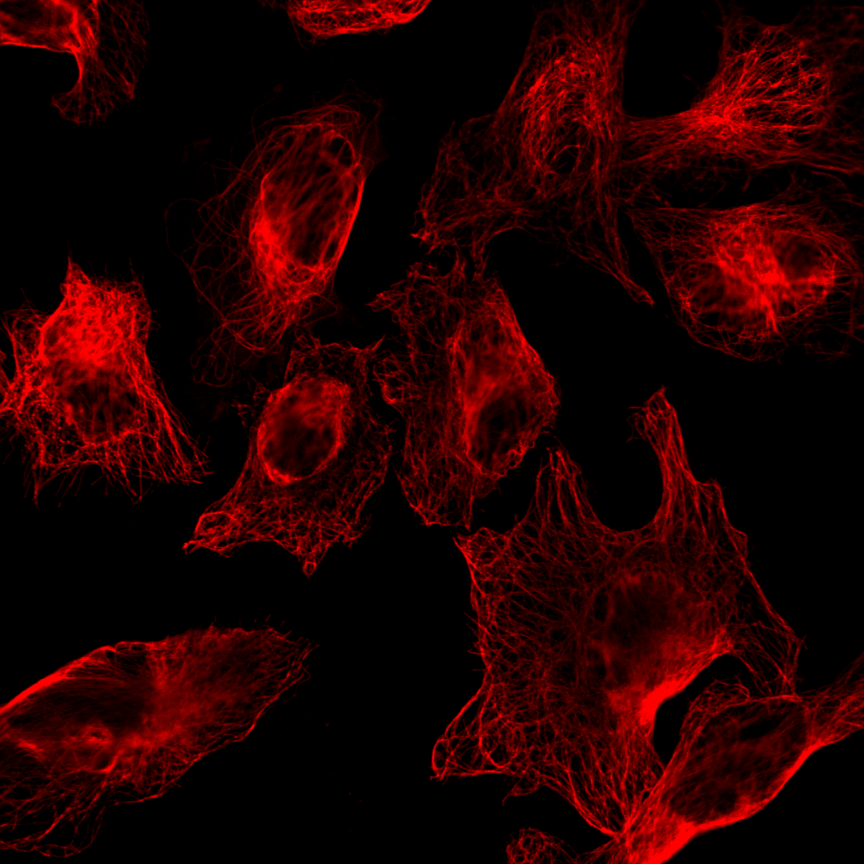
#> input picture image/生物图像-李英/20/20_B1_2_red.tif, 1728 x 1728 px, found by its file name (shown at 1/2 size)
$ python main.py   (older library calls are emulated)
#> lines starting #> are read from the running program, lines starting #| are printed output that depends on the picture
### zxz/Watershed.py
import numpy as np
from collections import deque

# Implementation of:
# Pierre Soille, Luc M. Vincent, "Determining watersheds in digital pictures via
# flooding simulations", Proc. SPIE 1360, Visual Communications and Image Processing
# '90: Fifth in a Series, (1 September 1990); doi: 10.1117/12.24211;
# http://dx.doi.org/10.1117/12.24211
class Watershed(object):
   # opject is an array of PNG file
   MASK = -2
   WSHD = 0
   INIT = -1
   INQE = -3

   def __init__(self, levels = 256):
      self.levels = levels

   # Neighbour (coordinates of) pixels, including the given pixel. 协调/坐标 像素
   def _get_neighbors(self, height, width, pixel):
      # print("\n\n\n\nget neighbours")
      # print(pixel)
      # print(height, width)
      return np.mgrid[ # split mesh
         max(0, pixel[0] - 5):min(height, pixel[0] + 5),
         max(0, pixel[1] - 5):min(width, pixel[1] + 5)
      ].reshape(2, -1).T # reshape and transpose the array

   def apply(self, image):
      current_label = 0
      flag = False
      fifo = deque()

      height, width = image.shape
      total = height * width
      labels = np.full((height, width), self.INIT, np.int32)

      reshaped_image = image.reshape(total)
      # [y, x] pairs of pixel coordinates of the flattened image.
      pixels = np.mgrid[0:height, 0:width].reshape(2, -1).T
      # Coordinates of neighbour pixels for each pixel.
      neighbours = np.array([self._get_neighbors(height, width, p) for p in pixels], )
      if len(neighbours.shape) == 3:
         # Case where all pixels have the same number of neighbours.
         neighbours = neighbours.reshape(height, width, -1, 2)
      else:
         # Case where pixels may have a different number of pixels.
         neighbours = neighbours.reshape(height, width)

      indices = np.argsort(reshaped_image)
      sorted_image = reshaped_image[indices]
      sorted_pixels = pixels[indices]

      # self.levels evenly spaced steps from minimum to maximum.
      levels = np.linspace(sorted_image[0], sorted_image[-1], self.levels)
      level_indices = []
      current_level = 0

      # Get the indices that deleimit pixels with different values.
      for i in range(total):
         if sorted_image[i] > levels[current_level]:
            # Skip levels until the next highest one is reached.
            while sorted_image[i] > levels[current_level]: current_level += 1
            level_indices.append(i)
      level_indices.append(total)

      start_index = 0
      for stop_index in level_indices:
         # Mask all pixels at the current level.
         for p in sorted_pixels[start_index:stop_index]:
            labels[p[0], p[1]] = self.MASK
            # Initialize queue with neighbours of existing basins at the current level.
            for q in neighbours[p[0], p[1]]:
               # p == q is ignored here because labels[p] < WSHD
               if labels[q[0], q[1]] >= self.WSHD:
                  labels[p[0], p[1]] = self.INQE
                  fifo.append(p)
                  break

         # Extend basins.
         while fifo:
            p = fifo.popleft()
            # Label p by inspecting neighbours.
            for q in neighbours[p[0], p[1]]:
               # Don't set lab_p in the outer loop because it may change.
               lab_p = labels[p[0], p[1]]
               lab_q = labels[q[0], q[1]]
               if lab_q > 0:
                  if lab_p == self.INQE or (lab_p == self.WSHD and flag):
                     labels[p[0], p[1]] = lab_q
                     # promoted p with q
                  elif lab_p > 0 and lab_p != lab_q:
                     labels[p[0], p[1]] = self.WSHD
                     flag = False
               elif lab_q == self.WSHD:
                  if lab_p == self.INQE:
                     labels[p[0], p[1]] = self.WSHD
                     flag = True
               elif lab_q == self.MASK:
                  labels[q[0], q[1]] = self.INQE
                  fifo.append(q)
                  # append the solo pixels

         # Detect and process new minima at the current level.
         for p in sorted_pixels[start_index:stop_index]:
            # p is inside a new minimum. Create a new label.
            if labels[p[0], p[1]] == self.MASK:
               current_label += 1
               fifo.append(p)
               labels[p[0], p[1]] = current_label
               while fifo:
                  q = fifo.popleft()
                  for r in neighbours[q[0], q[1]]:
                     if labels[r[0], r[1]] == self.MASK:
                        fifo.append(r)
                        labels[r[0], r[1]] = current_label

         start_index = stop_index

      return labels

# [10 lines that do not run on import are left out]
   # plt.imshow(labels, cmap='Paired', interpolation='nearest')
   # plt.show()

### zxz/main.py
import numpy as np
from Watershed import Watershed
from PIL import Image
import matplotlib.pyplot as plt
from collections import deque

w = Watershed()
image = np.array(Image.open('/home/zzg/Documents/Code/Python/watershed-master/image/生物图像-李英/20/20_B1_2_red.tif'))
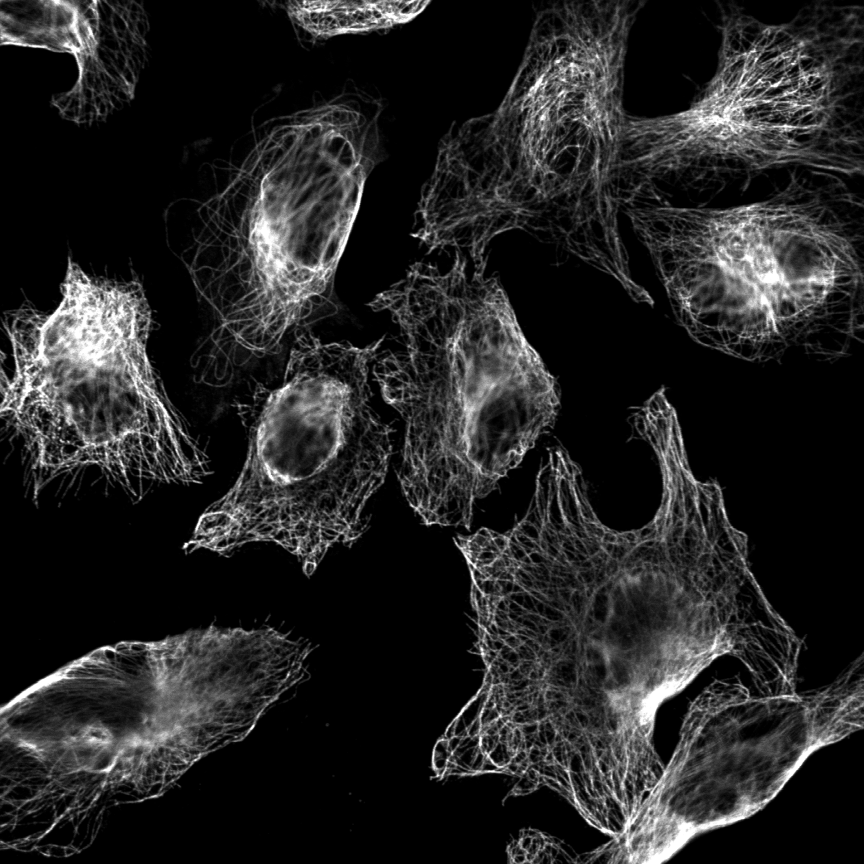
#> image: shape (1728, 1728) (shown at 1/2 size); min 0, max 255, mean 36.2
# /home/zzg/Documents/Code/Python/watershed-master/image/生物图像-李英/20
labels = w.apply(image)
#> (the run stopped early here; a loop or call above may not have finished)
